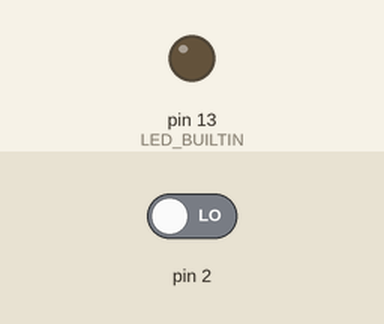
The sketch below on a simulated Arduino Uno, built with avr-gcc and run on an emulated ATmega328P. Parts: output pins drawn as LEDs (lit = HIGH). The test bench sets the inputs (shaded band); at power-on: pin 2 LOW.

Above: at 1.2 s.
1.3 s: pin 2 driven HIGH
At 2.1 s:
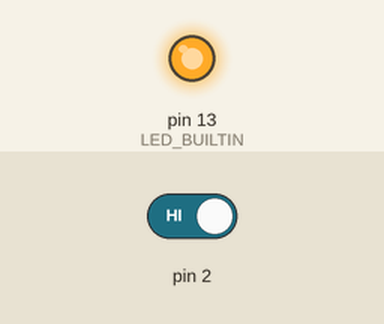
4.3 s: pin 2 driven LOW
At 5.0 s:
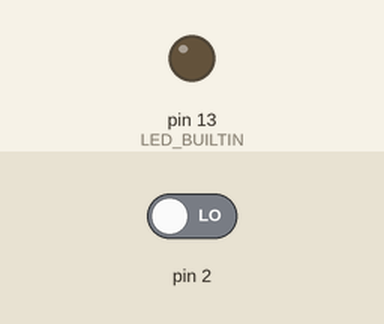
Timing chart, 0 to 7.3 s (numbered marks = the images above; inputs shaded):
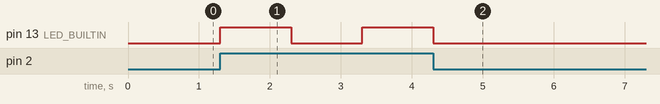

The sketch:

smashing_jaiks1.ino
```cpp
// C++ code
//
void setup()
{
  pinMode(2, INPUT);
  pinMode(LED_BUILTIN, OUTPUT);
}

void loop()
{
  if (digitalRead(2) == HIGH) {
    digitalWrite(LED_BUILTIN, HIGH);
    delay(1000); // Wait for 1000 millisecond(s)
    digitalWrite(LED_BUILTIN, LOW);
    delay(1000); // Wait for 1000 millisecond(s)
  }
}
```

Measured:
- after the input at 1.3 s, pin 13 (LED_BUILTIN): LOW → HIGH at once, → LOW 1.0 s later, → HIGH 1.0 s later
- after the input at 4.3 s, pin 13 (LED_BUILTIN): goes on until 4.3 s, then stays LOW
